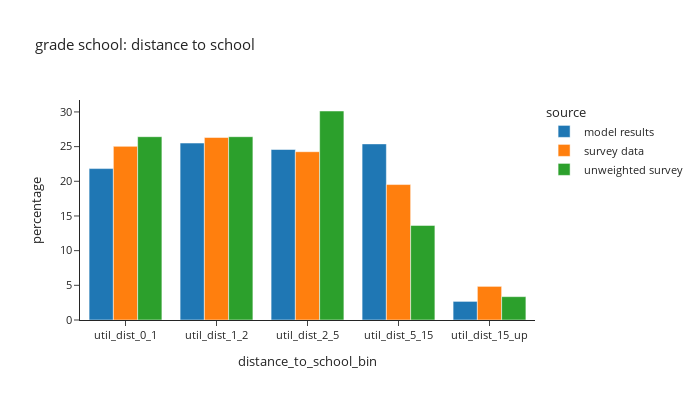
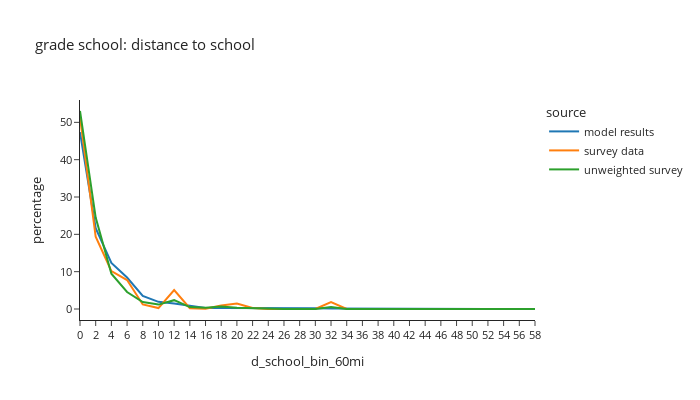

The cell these charts' notebook holds for them, in order:
### Code cell
# distance to school: grade school
plot_distance(per_data,'is_gradeschool',"grade school: distance to school")

### Figure 1 — Plotly figure (JSON) as saved in the notebook; plotly's stock layout.template omitted (floating-point values rounded to 4 significant figures)
{"data": [{"alignmentgroup": "True", "hovertemplate": "source=model results<br>distance_to_school_bin=%{x}<br>percentage=%{y}<extra></extra>", "legendgroup": "model results", "marker": {"color": "#1F77B4", "pattern": {"shape": ""}}, "name": "model results", "offsetgroup": "model results", "orientation": "v", "showlegend": true, "textposition": "auto", "type": "bar", "x": ["util_dist_0_1", "util_dist_1_2", "util_dist_2_5", "util_dist_5_15", "util_dist_15_up"], "xaxis": "x", "y": [21.83, 25.51, 24.58, 25.39, 2.683], "yaxis": "y"}, {"alignmentgroup": "True", "hovertemplate": "source=survey data<br>distance_to_school_bin=%{x}<br>percentage=%{y}<extra></extra>", "legendgroup": "survey data", "marker": {"color": "#FF7F0E", "pattern": {"shape": ""}}, "name": "survey data", "offsetgroup": "survey data", "orientation": "v", "showlegend": true, "textposition": "auto", "type": "bar", "x": ["util_dist_0_1", "util_dist_1_2", "util_dist_2_5", "util_dist_5_15", "util_dist_15_up"], "xaxis": "x", "y": [25.04, 26.32, 24.26, 19.53, 4.85], "yaxis": "y"}, {"alignmentgroup": "True", "hovertemplate": "source=unweighted survey<br>distance_to_school_bin=%{x}<br>percentage=%{y}<extra></extra>", "legendgroup": "unweighted survey", "marker": {"color": "#2CA02C", "pattern": {"shape": ""}}, "name": "unweighted survey", "offsetgroup": "unweighted survey", "orientation": "v", "showlegend": true, "textposition": "auto", "type": "bar", "x": ["util_dist_0_1", "util_dist_1_2", "util_dist_2_5", "util_dist_5_15", "util_dist_15_up"], "xaxis": "x", "y": [26.43, 26.43, 30.13, 13.64, 3.367], "yaxis": "y"}], "layout": {"barmode": "group", "font": {"size": 11}, "height": 400, "legend": {"title": {"text": "source"}, "tracegroupgap": 0}, "title": {"text": "grade school: distance to school"}, "width": 700, "xaxis": {"anchor": "y", "domain": [0.0, 1.0], "title": {"text": "distance_to_school_bin"}}, "yaxis": {"anchor": "x", "domain": [0.0, 1.0], "title": {"text": "percentage"}}}}

### Figure 2 — Plotly figure (JSON) as saved in the notebook; plotly's stock layout.template omitted (floating-point values rounded to 4 significant figures)
{"data": [{"hovertemplate": "source=model results<br>d_school_bin_60mi=%{x}<br>percentage=%{y}<extra></extra>", "legendgroup": "model results", "line": {"color": "#1F77B4", "dash": "solid"}, "marker": {"symbol": "circle"}, "mode": "lines", "name": "model results", "orientation": "v", "showlegend": true, "type": "scatter", "x": ["0", "2", "4", "6", "8", "10", "12", "14", "16", "18", "20", "22", "24", "26", "28", "30", "32", "34", "36", "38", "40", "42", "44", "46", "48", "50", "52", "54", "56", "58"], "xaxis": "x", "y": [47.34, 21.64, 12.35, 8.436, 3.49, 1.924, 1.444, 0.8269, 0.2724, 0.2675, 0.2672, 0.312, 0.3332, 0.2686, 0.2882, 0.1935, 0.1277, 0.1004, 0.03912, 0.04312, 0.02262, 0.01178, 0.002356, 0.001885, 0.0007069, 0.0004713, 0.001414, 0.0, 0.0, 0.0], "yaxis": "y"}, {"hovertemplate": "source=survey data<br>d_school_bin_60mi=%{x}<br>percentage=%{y}<extra></extra>", "legendgroup": "survey data", "line": {"color": "#FF7F0E", "dash": "solid"}, "marker": {"symbol": "circle"}, "mode": "lines", "name": "survey data", "orientation": "v", "showlegend": true, "type": "scatter", "x": ["0", "2", "4", "6", "8", "10", "12", "14", "16", "18", "20", "22", "24", "26", "28", "30", "32", "34", "36", "38", "40", "42", "44", "46", "48", "50", "52", "54", "56", "58"], "xaxis": "x", "y": [51.37, 19.35, 10.16, 7.766, 1.21, 0.2452, 5.072, 0.2059, 0.04464, 0.9211, 1.473, 0.2671, 0.01194, 0.0, 0.0, 0.0, 1.864, 0.0, 0.0, 0.0, 0.0, 0.0, 0.01902, 0.0, 0.01902, 0.0, 0.0, 0.0, 0.0, 0.0], "yaxis": "y"}, {"hovertemplate": "source=unweighted survey<br>d_school_bin_60mi=%{x}<br>percentage=%{y}<extra></extra>", "legendgroup": "unweighted survey", "line": {"color": "#2CA02C", "dash": "solid"}, "marker": {"symbol": "circle"}, "mode": "lines", "name": "unweighted survey", "orientation": "v", "showlegend": true, "type": "scatter", "x": ["0", "2", "4", "6", "8", "10", "12", "14", "16", "18", "20", "22", "24", "26", "28", "30", "32", "34", "36", "38", "40", "42", "44", "46", "48", "50", "52", "54", "56", "58"], "xaxis": "x", "y": [53.04, 24.49, 9.459, 4.561, 1.858, 1.182, 2.365, 0.5068, 0.3378, 0.6757, 0.3378, 0.1689, 0.1689, 0.0, 0.0, 0.0, 0.5068, 0.0, 0.0, 0.0, 0.0, 0.0, 0.1689, 0.0, 0.1689, 0.0, 0.0, 0.0, 0.0, 0.0], "yaxis": "y"}], "layout": {"font": {"size": 11}, "height": 400, "legend": {"title": {"text": "source"}, "tracegroupgap": 0}, "title": {"text": "grade school: distance to school"}, "width": 700, "xaxis": {"anchor": "y", "domain": [0.0, 1.0], "title": {"text": "d_school_bin_60mi"}}, "yaxis": {"anchor": "x", "domain": [0.0, 1.0], "title": {"text": "percentage"}}}}
